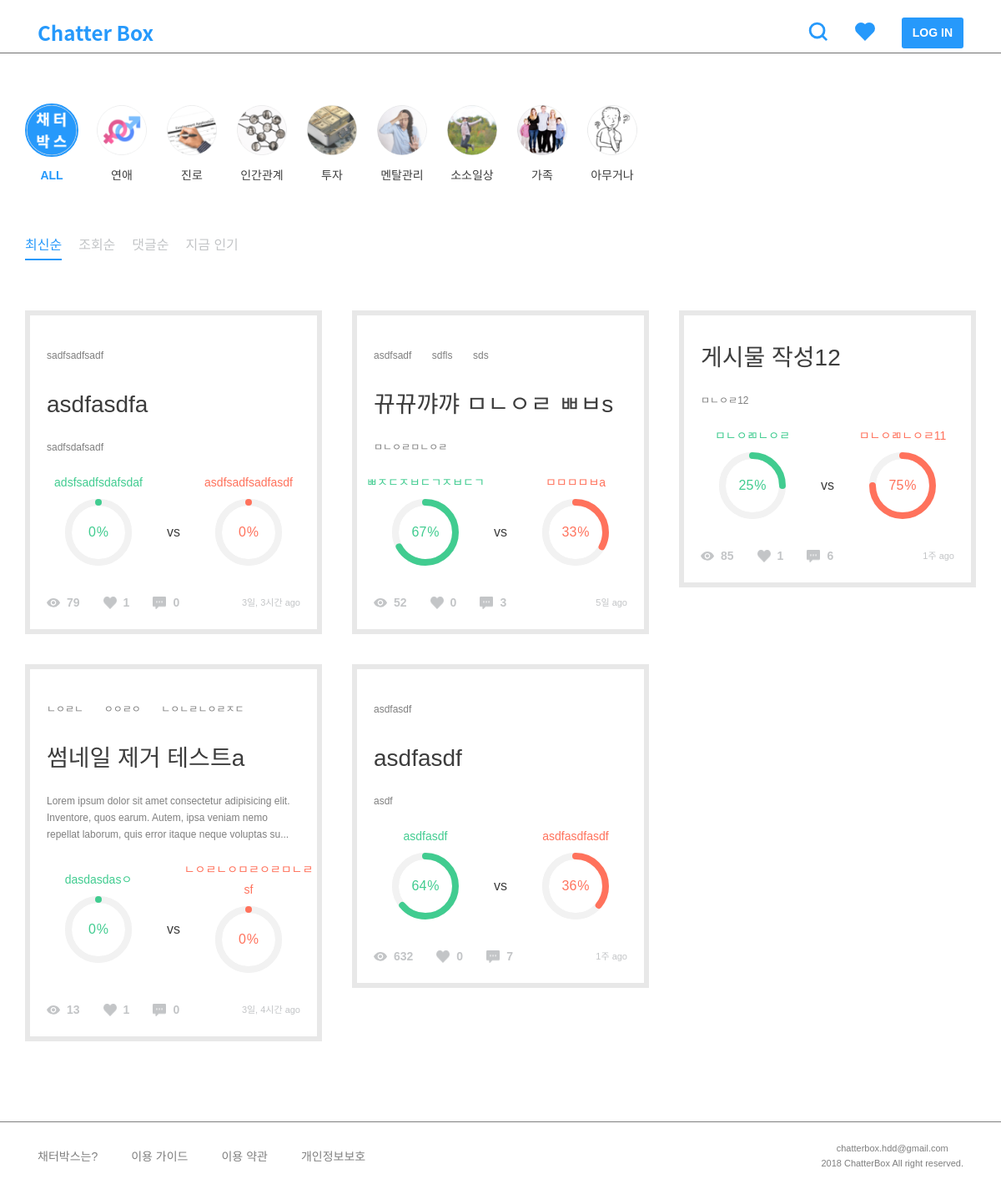
Page /post/ on the earlier database version.
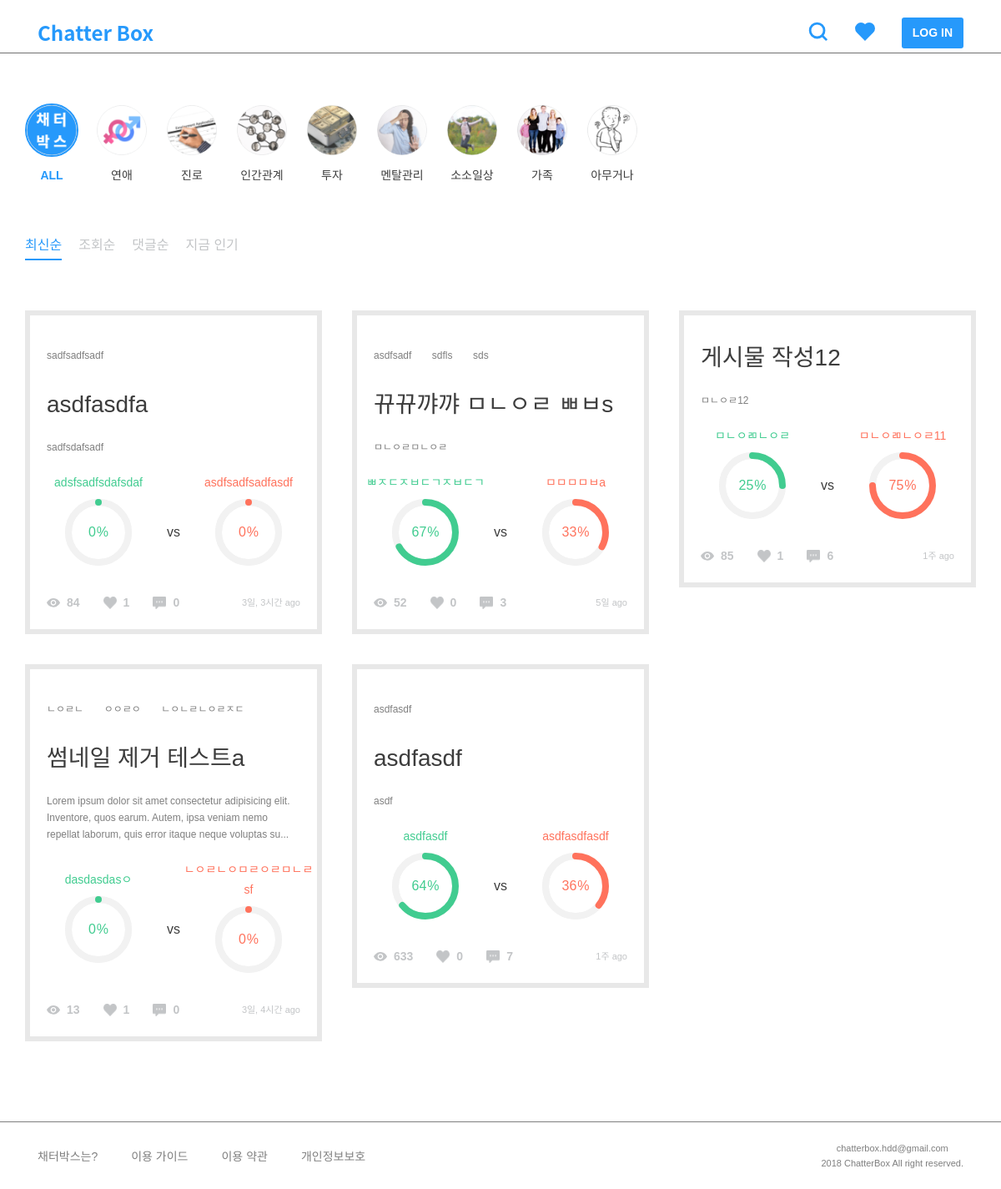
Same page on the later database version.
### post/models.py (models this page shows, shortened)
class TimeStampedModel(models.Model):
    created_at = models.DateTimeField(auto_now_add=True, null=True)
    updated_at = models.DateTimeField(auto_now=True, null=True)
    class Meta():
        abstract = True

class Post(TimeStampedModel):
    author = models.ForeignKey(settings.AUTH_USER_MODEL)
    category = models.ForeignKey('Category')
    title = models.CharField(max_length=160, null=True)
    background = models.TextField()
    background_image1 = models.ImageField(
        upload_to='post', blank=True, null=True)
    background_image2 = models.ImageField(
        upload_to='post', blank=True, null=True)
    background_image3 = models.ImageField(
        upload_to='post', blank=True, null=True)
    background_image4 = models.ImageField(
        upload_to='post', blank=True, null=True)
    background_image5 = models.ImageField(
        upload_to='post', blank=True, null=True)
    tag = TagField()
    view_count = models.PositiveSmallIntegerField(default=0)
    share_count = models.PositiveSmallIntegerField(default=0)
    pro_title = models.CharField(max_length=160, null=True)
    con_title = models.CharField(max_length=160, null=True)
    @property
    def natural_time(self):
        return naturaltime(self.created_at)
    @property
    def likes_count(self):
        return self.like_users.all().count()
    @property
    def comment_count(self):
        all_count = self.comment_set.count()
        return all_count
    @property
    def pro_count(self):
        pro_sum = self.comment_set.filter(type=True).count()
        pro_comments = self.comment_set.filter(type=True)
        for comment in pro_comments:
            pro_sum = pro_sum + comment.count_comment_likes
        return pro_sum
    @property
    def con_count(self):
        con_sum = self.comment_set.filter(type=False).count()
        con_comments = self.comment_set.filter(type=False)
        for comment in con_comments:
            con_sum = con_sum + comment.count_comment_likes
        return con_sum
    @property
    def all_count(self):
        return self.pro_count + self.con_count
    @property
    def pro_percent(self):
        if not self.all_count == 0:
            result = self.pro_count / self.all_count
        else:
            result = 0
        return result
    @property
    def con_percent(self):
        if not self.all_count == 0:
            result = self.con_count / self.all_count
        else:
            result = 0
        return result
    class Meta:
        ordering = ['-created_at']

### post/views.py (the view)
def post_list(request):
    sort = request.GET.get('sort', '')
    categories = Category.objects.all()
    if sort == 'likes':
        posts = Post.objects.annotate(like_count=Count(
            'like_users')).order_by('-like_count')
    elif sort == 'vs':
        posts = Post.objects.annotate(vs_abs=Count('comment', filter=Q(comment__type=True))-Count(
            'comment', filter=Q(comment__type=False))).order_by('-vs_abs')
    elif sort == 'views':
        posts = Post.objects.all().order_by('-view_count')
    elif sort == 'comments':
        posts = Post.objects.annotate(
            count=Count('comment')).order_by('-count')
    else:
        posts = Post.objects.all().order_by('-created_at')
    context = {'posts': posts, 'categories': categories, 'sort': sort, }
    return render(request, 'post/post_list.html', context)

### comment/models.py (called while the page is built)
    @property
    def count_comment_likes(self):
        return self.like_comments.all().count()

### post/templatetags/post_extras.py (called while the page is built)
@register.filter
def split_tags(value):
    tags = []
    split_comma = value.split(',')
    for tag in split_comma:
        split_space = tag.split(" ")
        for tag in split_space:
            if tag:
                tags.append(tag)
    return tags

### templates/post/post_list.html (shortened to what this page needs)
{% extends 'base.html' %}
{% load static %}
{% block customCSS %}
<link rel="stylesheet" href="{% static 'css/include/categories.css' %}" />
<link rel="stylesheet" href="{% static 'css/include/sorts.css' %}" />
<link rel="stylesheet" href="{% static 'css/post/post_list.css' %}" />
{% endblock %}
{% block content %}
<div class="row">
    {% include 'include/category.html' %}
    {% include 'include/sort.html' %}
</div>
<div class="row p-0">
    <div class="columns m60">
        {% for post in posts %}
        {% include 'include/post.html' %}
        {% endfor %}
    </div>
</div>
{% endblock %}

### templates/include/post.html
{% load static %}
{% load post_extras %}
<figure id="post-{{ post.pk }}" style="width: 100%;">
    <div class="tag-list">
        {% for tag in post.tag|split_tags %}
        <span class="tag">{{ tag }}</span>
        {% endfor %}
    </div>
    <a href="{% url 'post:post_detail' post_pk=post.pk %}">
        <h3>{{ post.title }}</h3>
    </a>
    <div class="background">
        <p>{{ post.background|safe|truncatechars:160 }}</p>
    </div>
    <div class="percent-wrap">
        <div class="chart">
            <h6 class="label pro-title">{{ post.pro_title }}</h6>
            <div class="percentage pro-chart" data-percent="{% widthratio post.pro_percent 1 100 %}">
                <span class="pro-title">{% widthratio post.con_percent 1 100 %}</span><sup class="pro-title">%</sup>
            </div>
        </div>
        <h5>vs</h5>
        <div class="chart">
            <h6 class="label con-title">{{ post.con_title }}</h6>
            <div class="percentage con-chart" data-percent="{% widthratio post.con_percent 1 100 %}">
                <span class="con-title">{% widthratio post.con_percent 1 100 %}</span><sup class="con-title">%</sup>
            </div>
        </div>
    </div>
    <div class="btn-area">
        <img src="{% static '/img/icons/view.png' %}" style="margin-top: 4px;" />
        <h6>{{ post.view_count }}</h6>
        <img src="{% static '/img/icons/heart-gray.png' %}" />
        <h6>{{ post.likes_count }}</h6>
        <img src="{% static '/img/icons/comment.png' %}" />
        <h6>{{ post.comment_count }}</h6>
        <span class="ml-auto">{{ post.natural_time }}</span>
    </div>
</figure>

Differences in the rows shown:
changed Post "asdfasdfa": view_count "79" → "84"
changed Post "asdfasdf": view_count "632" → "633"
